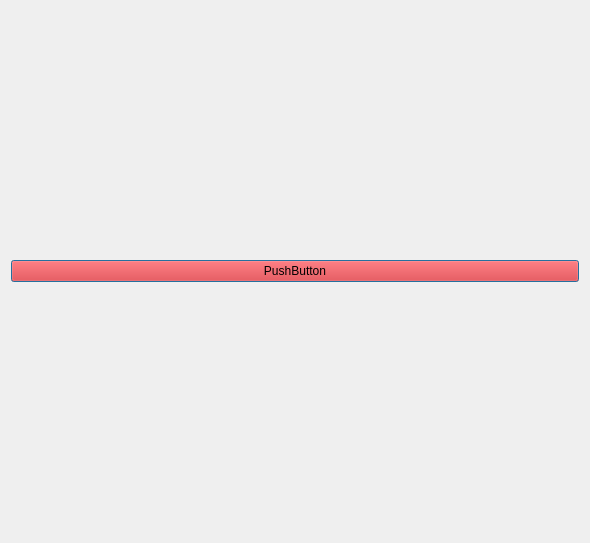
<?xml version="1.0" encoding="UTF-8"?>
<ui version="4.0">
 <class>InterfaceAgenda</class>
 <widget class="QDialog" name="InterfaceAgenda">
  <property name="geometry">
   <rect>
    <x>0</x>
    <y>0</y>
    <width>590</width>
    <height>543</height>
   </rect>
  </property>
  <property name="windowTitle">
   <string>Dialog</string>
  </property>
  <layout class="QGridLayout" name="gridLayout">
   <item row="0" column="0">
    <widget class="QPushButton" name="pushButton">
     <property name="styleSheet">
      <string notr="true">background-color: rgb(255, 0, 0);</string>
     </property>
     <property name="text">
      <string>PushButton</string>
     </property>
    </widget>
   </item>
  </layout>
 </widget>
 <resources/>
 <connections/>
</ui>
